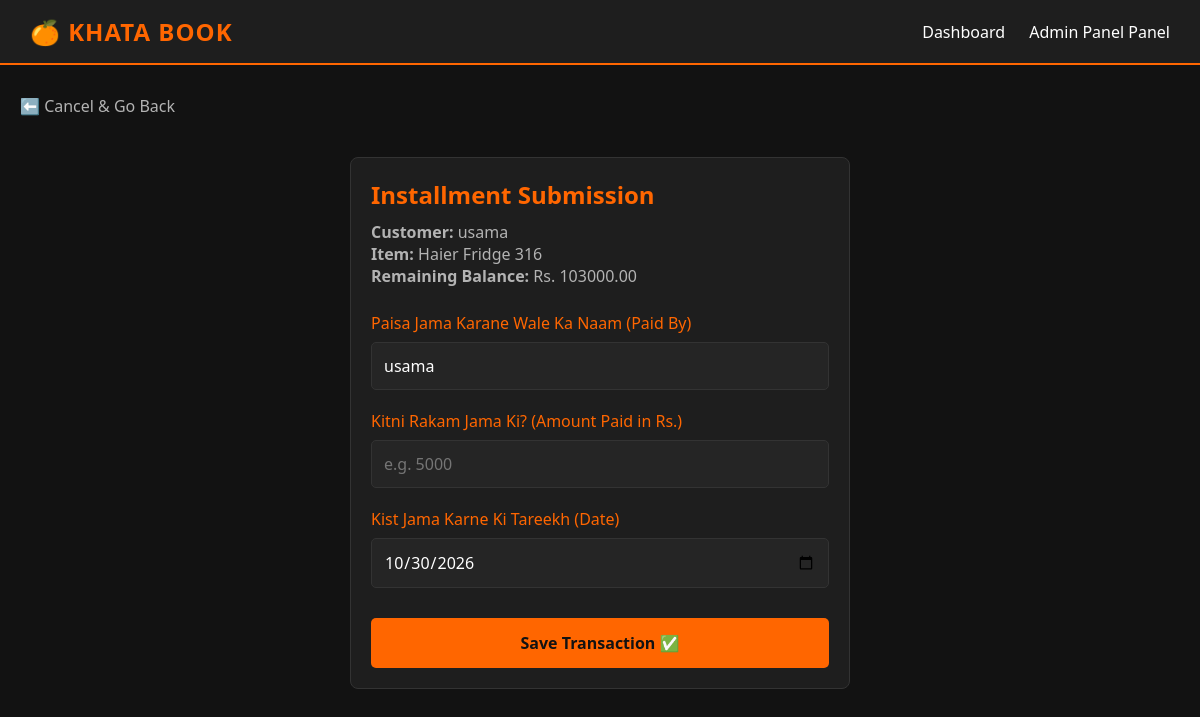
The app's page /sale/2/payment/add/ with its own data.
### cashbook/models.py (models this page shows, shortened)
class Sale(models.Model):
    STATUS_CHOICES = [
        ('active', 'Active'),
        ('completed', 'Completed'),
        ('overdue', 'Overdue'),
    ]
    customer = models.ForeignKey(Customer, on_delete=models.CASCADE, related_name='sales')
    product = models.ForeignKey(Product, on_delete=models.PROTECT)
    guarantor = models.ForeignKey(Guarantor, on_delete=models.SET_NULL, null=True, blank=True)
    total_installments = models.IntegerField(help_text="Total number of months/installments")
    advance_payment = models.DecimalField(max_digits=10, decimal_places=2, default=0.00)
    agreed_selling_price = models.DecimalField(max_digits=10, decimal_places=2, help_text="Final price for this installment deal")
    sale_date = models.DateField()
    status = models.CharField(max_length=15, choices=STATUS_CHOICES, default='active')
    @property
    def total_paid(self):
        payments_sum = self.payments.aggregate(total=models.Sum('amount_paid'))['total'] or 0
        return self.advance_payment + payments_sum
    @property
    def remaining_amount(self):
        return self.agreed_selling_price - self.total_paid

class Customer(models.Model):
    name= models.CharField(max_length=255)
    cnic= models.CharField(max_length=15,unique=True)
    phone_no= models.CharField(max_length=15,unique=True)
    address= models.TextField()

class Product(models.Model):
    name = models.CharField(max_length=255)
    actual_price = models.DecimalField(max_digits=10, decimal_places=2) # Cost price
    selling_price = models.DecimalField(max_digits=10, decimal_places=2) # Base retail price

### cashbook/views.py (the view, shortened to what this page needs)
# urls.py: path('sale/<int:sale_id>/payment/add/', views.add_payment_view, name='add_payment'),
def add_payment_view(request, sale_id):
    sale = get_object_or_404(Sale, id=sale_id)
    return render(request, 'cashbook/add_payment.html', {'sale': sale})

### cashbook/templates/cashbook/add_payment.html (shortened to what this page needs)
{% extends 'cashbook/base.html' %}
{% block content %}
<div style="margin-bottom: 20px;">
    <a href="/customer/{{ sale.customer.id }}/" style="color: var(--text-muted); text-decoration: none;">⬅️ Cancel & Go Back</a>
</div>
<div class="card form-container">
    <h2 style="color: var(--primary-orange); margin-bottom: 10px;">Installment Submission</h2>
    <p style="color: var(--text-muted); margin-bottom: 25px;">
        <strong>Customer:</strong> {{ sale.customer.name }}<br>
        <strong>Item:</strong> {{ sale.product.name }}<br>
        <strong>Remaining Balance:</strong> Rs. {{ sale.remaining_amount }}
    </p>
    <form method="POST" action="/sale/{{ sale.id }}/payment/add/">
        <div class="form-group">
            <label for="paid_by">Paisa Jama Karane Wale Ka Naam (Paid By)</label>
            <input type="text" id="paid_by" name="paid_by" value="{{ sale.customer.name }}" class="form-control" required>
        </div>
        <div class="form-group">
            <label for="amount_paid">Kitni Rakam Jama Ki? (Amount Paid in Rs.)</label>
            <input type="number" id="amount_paid" name="amount_paid" step="0.01" class="form-control" placeholder="e.g. 5000" required>
        </div>
        <div class="form-group">
            <label for="date_paid">Kist Jama Karne Ki Tareekh (Date)</label>
            <input type="date" id="date_paid" name="date_paid" class="form-control" required>
        </div>
        <button type="submit" class="btn-orange" style="width: 100%; padding: 14px; font-size: 16px; margin-top: 10px;">
            Save Transaction ✅
        </button>
    </form>
</div>
{% endblock %}

### cashbook/templates/cashbook/base.html (style rules this page uses)
:root { --bg-dark: #121212; --bg-card: #1e1e1e; --primary-orange: #ff6600; --text-light: #ffffff; --text-muted: #b3b3b3; --border-color: #333333; }
* { margin: 0; padding: 0; box-sizing: border-box; font-family: 'Segoe UI', Tahoma, Geneva, Verdana, sans-serif; }
body { background-color: var(--bg-dark); color: var(--text-light); min-height: 100vh; }
.card { background-color: var(--bg-card); border: 1px solid var(--border-color); border-radius: 8px; padding: 20px; margin-bottom: 20px; }
.btn-orange { background-color: var(--primary-orange); color: var(--bg-dark); border: none; padding: 10px 20px; border-radius: 5px; font-weight: bold; cursor: pointer; text-decoration: none; display: inline-block; transition: background 0.3s, transform 0.2s; }

### cashbook/templates/cashbook/add_payment.html (style rules this page uses)
.form-container { max-width: 500px; margin: 40px auto; }
.form-group { margin-bottom: 20px; }
.form-group label { display: block; margin-bottom: 8px; color: var(--primary-orange); font-weight: 500; }
.form-control { width: 100%; padding: 12px; background-color: #252525; border: 1px solid var(--border-color); border-radius: 5px; color: white; font-size: 16px; }

### records on screen
Sale: customer.name "usama", product.name "Haier Fridge 316", remaining_amount "103000.00", paid_by "usama"
